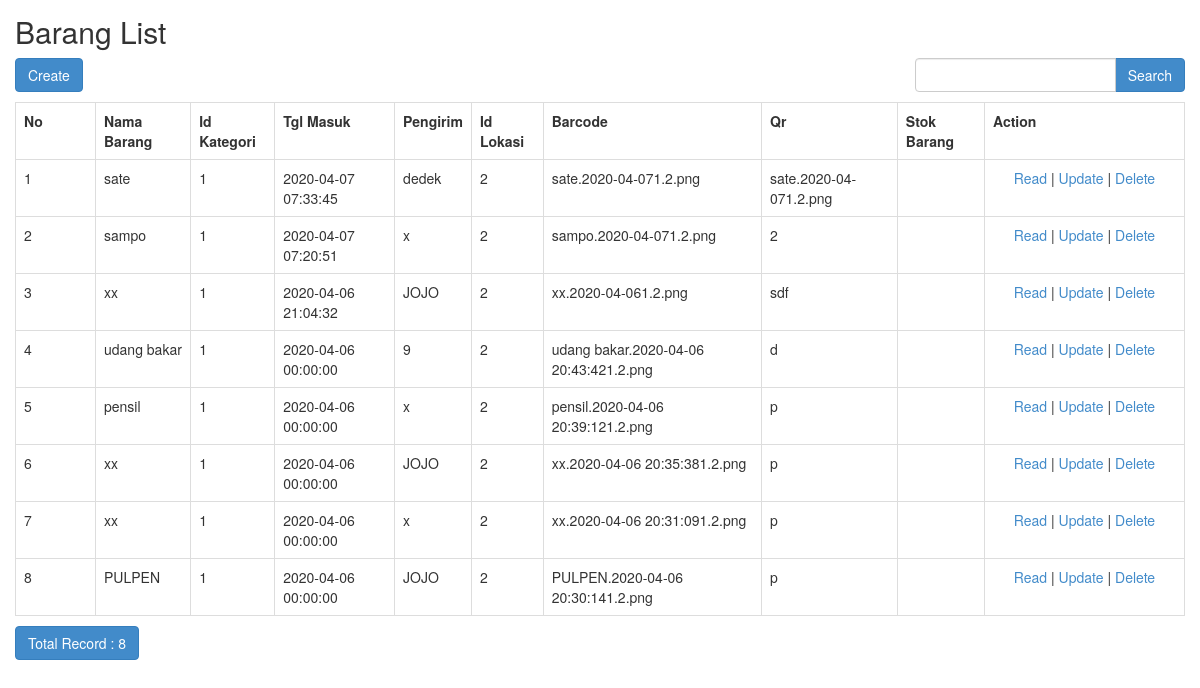
The app's page /index.php/barang, older data.
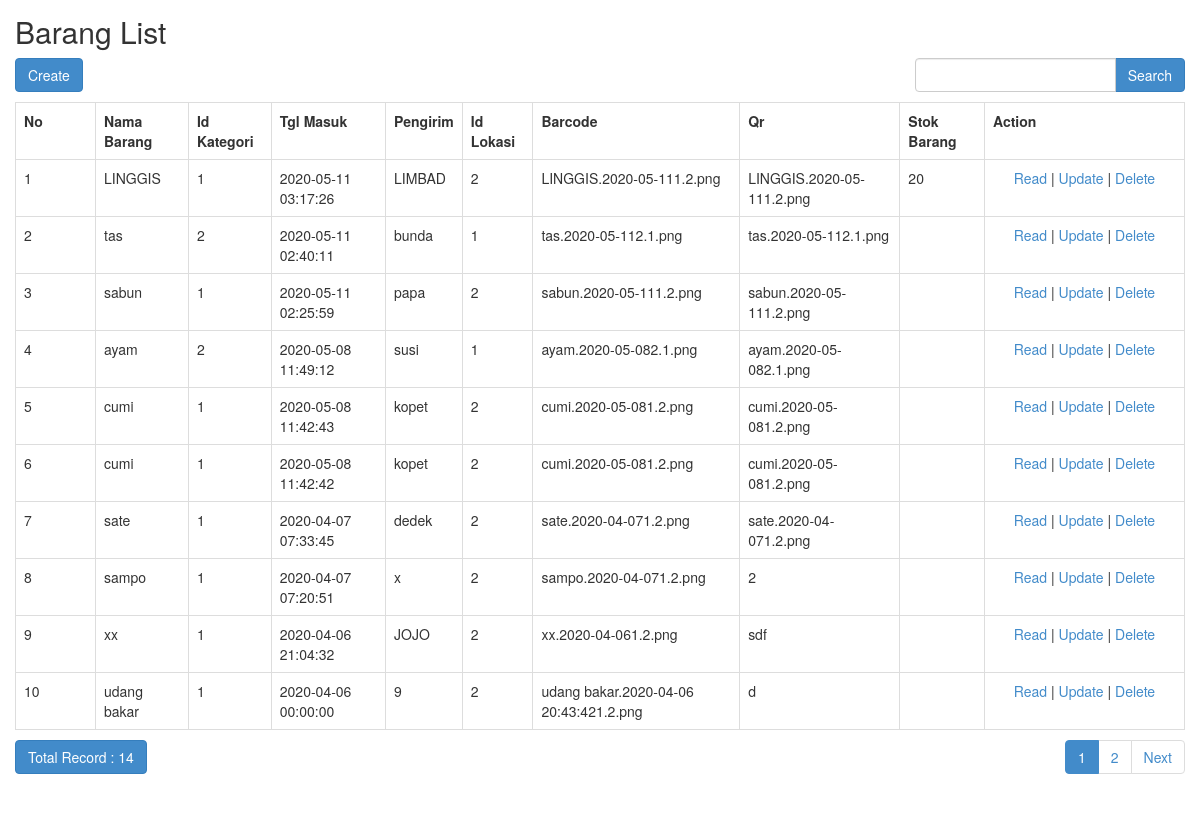
The same page, newer data.
### tables this page shows
CREATE TABLE `barang` (
  `id_barang` int(10) NOT NULL,
  `nama_barang` varchar(50) NOT NULL,
  `id_kategori` int(10) NOT NULL,
  `tgl_masuk` datetime NOT NULL,
  `pengirim` varchar(50) NOT NULL,
  `id_lokasi` int(10) NOT NULL,
  `barcode` varchar(100) NOT NULL,
  `qr` varchar(100) NOT NULL,
  `stok` int(100) DEFAULT NULL
);

### application/controllers/Barang.php (called while the page is built, shortened)
<?php
class Barang extends CI_Controller
{
    function __construct()
    {
        $this->load->model('Barang_model');
        $this->load->library('form_validation');
    }
    public function index()
    {
        $q = urldecode($this->input->get('q', TRUE));
        $start = intval($this->input->get('start'));
        if ($q <> '') {
            $config['base_url'] = base_url() . 'barang/index.html?q=' . urlencode($q);
            $config['first_url'] = base_url() . 'barang/index.html?q=' . urlencode($q);
        } else {
            $config['base_url'] = base_url() . 'barang/index.html';
            $config['first_url'] = base_url() . 'barang/index.html';
        }
        $config['per_page'] = 10;
        $config['page_query_string'] = TRUE;
        $config['total_rows'] = $this->Barang_model->total_rows($q);
        $barang = $this->Barang_model->get_limit_data($config['per_page'], $start, $q);
        $this->load->library('pagination');
        $this->pagination->initialize($config);
        $data = array(
            'barang_data' => $barang,
            'q' => $q,
            'pagination' => $this->pagination->create_links(),
            'total_rows' => $config['total_rows'],
            'start' => $start,
        );
        $this->load->view('barang/barang_list', $data);
    }
}

### index.php (called while the page is built, shortened)
<?php
require_once BASEPATH.'core/CodeIgniter.php';

### application/config/config.php (called while the page is built, shortened)
<?php
$config['base_url'] = 'http://localhost/project2/';
$config['index_page'] = '';
$config['uri_protocol']	= 'REQUEST_URI';
$config['url_suffix'] = '';
$config['language']	= 'english';
$config['charset'] = 'UTF-8';
$config['enable_hooks'] = FALSE;
$config['subclass_prefix'] = 'MY_';
$config['composer_autoload'] = FALSE;
$config['permitted_uri_chars'] = 'a-z 0-9~%.:_\-';
$config['enable_query_strings'] = FALSE;
$config['controller_trigger'] = 'c';
$config['function_trigger'] = 'm';
$config['directory_trigger'] = 'd';
$config['allow_get_array'] = TRUE;
$config['log_threshold'] = 0;
$config['log_path'] = '';
$config['log_file_extension'] = '';
$config['log_file_permissions'] = 0644;
$config['log_date_format'] = 'Y-m-d H:i:s';
$config['error_views_path'] = '';
$config['cache_path'] = '';
$config['cache_query_string'] = FALSE;
$config['encryption_key'] = '';
$config['sess_driver'] = 'files';
$config['sess_cookie_name'] = 'ci_session';
$config['sess_expiration'] = 7200;
$config['sess_save_path'] = NULL;
$config['sess_match_ip'] = FALSE;
$config['sess_time_to_update'] = 300;
$config['sess_regenerate_destroy'] = FALSE;
$config['cookie_prefix']	= '';
$config['cookie_domain']	= '';
$config['cookie_path']		= '/';
$config['cookie_secure']	= FALSE;
$config['cookie_httponly'] 	= FALSE;
$config['standardize_newlines'] = FALSE;
$config['global_xss_filtering'] = FALSE;
$config['csrf_protection'] = FALSE;
$config['csrf_token_name'] = 'csrf_test_name';
$config['csrf_cookie_name'] = 'csrf_cookie_name';
$config['csrf_expire'] = 7200;
$config['csrf_regenerate'] = TRUE;
$config['csrf_exclude_uris'] = array();
$config['compress_output'] = FALSE;
$config['time_reference'] = 'local';
$config['rewrite_short_tags'] = FALSE;
$config['proxy_ips'] = '';

### application/models/Barang_model.php (called while the page is built, shortened)
<?php
class Barang_model extends CI_Model
{
    public $table = 'barang';
    public $id = 'id_barang';
    public $order = 'DESC';
    function total_rows($q = NULL) {
        $this->db->like('id_barang', $q);
	$this->db->or_like('nama_barang', $q);
	$this->db->or_like('id_kategori', $q);
	$this->db->or_like('tgl_masuk', $q);
	$this->db->or_like('pengirim', $q);
	$this->db->or_like('id_lokasi', $q);
	$this->db->or_like('barcode', $q);
	$this->db->or_like('qr', $q);
    $this->db->or_like('stok', $q);
	$this->db->from($this->table);
        return $this->db->count_all_results();
    }
    function get_limit_data($limit, $start = 0, $q = NULL) {
        $this->db->order_by($this->id, $this->order);
        $this->db->like('id_barang', $q);
	$this->db->or_like('nama_barang', $q);
	$this->db->or_like('id_kategori', $q);
	$this->db->or_like('tgl_masuk', $q);
	$this->db->or_like('pengirim', $q);
	$this->db->or_like('id_lokasi', $q);
	$this->db->or_like('barcode', $q);
	$this->db->or_like('qr', $q);
    $this->db->or_like('stok', $q);
	$this->db->limit($limit, $start);
        return $this->db->get($this->table)->result();
    }
}

### application/views/barang/barang_list.php (the view, shortened to what this page needs)
<!doctype html>
<html>
    <head>
        <link rel="stylesheet" href="<?php echo base_url('assets/bootstrap/css/bootstrap.min.css') ?>"/>
    </head>
    <body>
        <h2 style="margin-top:0px">Barang List</h2>
        <div class="row" style="margin-bottom: 10px">
            <div class="col-md-4">
                <?php echo anchor(site_url('barang/create'),'Create', 'class="btn btn-primary"'); ?>
            </div>
            <div class="col-md-4 text-center">
            </div>
            <div class="col-md-1 text-right">
            </div>
            <div class="col-md-3 text-right">
                <form action="<?php echo site_url('barang/index'); ?>" class="form-inline" method="get">
                    <div class="input-group">
                        <input type="text" class="form-control" name="q" value="<?php echo $q; ?>">
                        <span class="input-group-btn">
                          <button class="btn btn-primary" type="submit">Search</button>
                        </span>
                    </div>
                </form>
            </div>
        </div>
        <table class="table table-bordered" style="margin-bottom: 10px">
            <tr>
                <th>No</th>
		<th>Nama Barang</th>
		<th>Id Kategori</th>
		<th>Tgl Masuk</th>
		<th>Pengirim</th>
		<th>Id Lokasi</th>
		<th>Barcode</th>
		<th>Qr</th>
        <th>Stok Barang</th>
		<th>Action</th>
            </tr><?php
            foreach ($barang_data as $barang)
            {
                ?>
                <tr>
			<td width="80px"><?php echo ++$start ?></td>
			<td><?php echo $barang->nama_barang ?></td>
			<td><?php echo $barang->id_kategori ?></td>
			<td><?php echo $barang->tgl_masuk ?></td>
			<td><?php echo $barang->pengirim ?></td>
			<td><?php echo $barang->id_lokasi ?></td>
			<td><?php echo $barang->barcode ?></td>
			<td><?php echo $barang->qr ?></td>
            <td><?php echo $barang->stok ?></td>
			<td style="text-align:center" width="200px">
				<?php
				echo anchor(site_url('barang/read/'.$barang->id_barang),'Read');
				echo ' | ';
				echo anchor(site_url('barang/update/'.$barang->id_barang),'Update');
				echo ' | ';
				echo anchor(site_url('barang/delete/'.$barang->id_barang),'Delete','onclick="javasciprt: return confirm(\'Are You Sure ?\')"');
				?>
			</td>
		</tr>
                <?php
            }
            ?>
        </table>
        <div class="row">
            <div class="col-md-6">
                <a href="#" class="btn btn-primary">Total Record : <?php echo $total_rows ?></a>
	    </div>
            <div class="col-md-6 text-right">
                <?php echo $pagination ?>
            </div>
        </div>
    </body>
</html>

### application/config/pagination.php (shortened to what this page needs)
<?php  if ( ! defined('BASEPATH')) exit('No direct script access allowed');
$config['full_tag_open'] = '<nav><ul class="pagination" style="margin-top:0px">';
$config['full_tag_close'] = '</ul></nav>';
$config['next_tag_open'] = '<li>';
$config['next_tag_close'] = '</li>';
$config['cur_tag_open'] = '<li class="active"><a>';
$config['cur_tag_close'] = '</a></li>';
$config['num_tag_open'] = '<li>';
$config['num_tag_close'] = '</li>';

### application/views/barang/barang_list.php (style rules this page uses)
body { padding: 15px; }

Row changes from the older to the newer data that the page shows:
no longer on this page (row unchanged): barang: nama_barang "pensil", id_kategori "1", tgl_masuk "2020-04-06 00:00:00", pengirim "x", id_lokasi "2", barcode "pensil.2020-04-06 20:39:121.2.png", qr "p", id_barang "Read", id_barang "Update", id_barang "Delete"
no longer on this page (row unchanged): barang: nama_barang "xx", id_kategori "1", tgl_masuk "2020-04-06 00:00:00", pengirim "JOJO", id_lokasi "2", barcode "xx.2020-04-06 20:35:381.2.png", qr "p", id_barang "Read", id_barang "Update", id_barang "Delete"
no longer on this page (row unchanged): barang: nama_barang "xx", id_kategori "1", tgl_masuk "2020-04-06 00:00:00", pengirim "x", id_lokasi "2", barcode "xx.2020-04-06 20:31:091.2.png", qr "p", id_barang "Read", id_barang "Update", id_barang "Delete"
no longer on this page (row unchanged): barang: nama_barang "PULPEN", id_kategori "1", tgl_masuk "2020-04-06 00:00:00", pengirim "JOJO", id_lokasi "2", barcode "PULPEN.2020-04-06 20:30:141.2.png", qr "p", id_barang "Read", id_barang "Update", id_barang "Delete"
added barang: nama_barang "LINGGIS", id_kategori "1", tgl_masuk "2020-05-11 03:17:26", pengirim "LIMBAD", id_lokasi "2", barcode "LINGGIS.2020-05-111.2.png", qr "LINGGIS.2020-05-111.2.png", stok "20", id_barang "Read", id_barang "Update", id_barang "Delete"
added barang: nama_barang "tas", id_kategori "2", tgl_masuk "2020-05-11 02:40:11", pengirim "bunda", id_lokasi "1", barcode "tas.2020-05-112.1.png", qr "tas.2020-05-112.1.png", id_barang "Read", id_barang "Update", id_barang "Delete"
added barang: nama_barang "sabun", id_kategori "1", tgl_masuk "2020-05-11 02:25:59", pengirim "papa", id_lokasi "2", barcode "sabun.2020-05-111.2.png", qr "sabun.2020-05-111.2.png", id_barang "Read", id_barang "Update", id_barang "Delete"
added barang: nama_barang "ayam", id_kategori "2", tgl_masuk "2020-05-08 11:49:12", pengirim "susi", id_lokasi "1", barcode "ayam.2020-05-082.1.png", qr "ayam.2020-05-082.1.png", id_barang "Read", id_barang "Update", id_barang "Delete"
added barang: nama_barang "cumi", id_kategori "1", tgl_masuk "2020-05-08 11:42:43", pengirim "kopet", id_lokasi "2", barcode "cumi.2020-05-081.2.png", qr "cumi.2020-05-081.2.png", id_barang "Read", id_barang "Update", id_barang "Delete"
added barang: nama_barang "cumi", id_kategori "1", tgl_masuk "2020-05-08 11:42:42", pengirim "kopet", id_lokasi "2", barcode "cumi.2020-05-081.2.png", qr "cumi.2020-05-081.2.png", id_barang "Read", id_barang "Update", id_barang "Delete"
Text that changed along with them:
$total_rows: "8" → "14"
$pagination: (not shown) → "1 2 Next"
